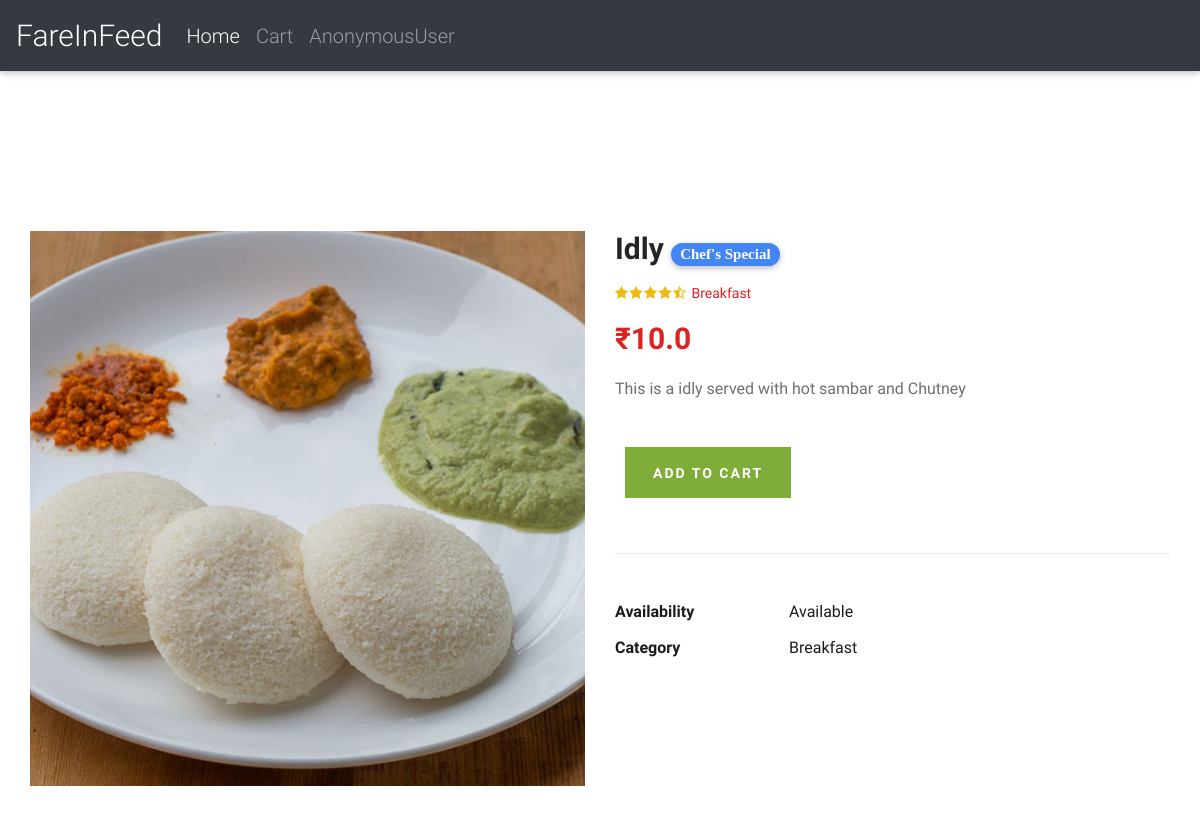
/product/ssqas/, run on the app's committed database.
### core/models.py (models this page shows, shortened)
class Item(models.Model):
    title = models.CharField(max_length=100)
    price = models.FloatField()
    discount_price = models.FloatField(blank=True, null=True)
    category = models.CharField(choices=CATEGORY_CHOICES, max_length=2)
    label = models.CharField(choices=LABEL_CHOICES, max_length=12, blank=True)
    slug = models.SlugField(
        help_text='Please enter the product name or any other uniquie no for this Product(without space)', verbose_name='Uniquie Id')
    description = models.TextField()
    availability = models.CharField(choices=AV, max_length=2)
    image = models.ImageField()
    class Meta:
        verbose_name = " Food Item"
        verbose_name_plural = " Food Items"
    def get_add_to_cart_url(self):
        return reverse("core:add-to-cart", kwargs={
            'slug': self.slug
        })

### core/views.py (the view)
# urls.py: path('product/<slug>/', ItemDetailView.as_view(), name='product'),
class ItemDetailView(DetailView):
    model = Item
    template_name = "product.html"

### templates/product.html (shortened to what this page needs)
{% extends "base.html" %} {% block content %}
<main class="">
    <section class="product-details spad">
        <div class="container">
            <div class="row">
                <div class="col-lg-6 col-md-6">
                    <div class="product__details__pic">
                        <div class="product__details__pic__item">
                            <img class="product__details__pic__item--large" src="{{ item.image.url }}" alt="">
                        </div>
                    </div>
                </div>
                <div class="col-lg-6 col-md-6">
                    <div class="product__details__text">
                        <h3 style="text-transform: capitalize;">{{ item.title }} {% if object.label%}
                            <span style="font-size:15px ; font-family: cursive; text-align: center;" class="badge badge-pill {{object.label}}-color">{{ object.get_label_display }}</span> {% endif %}</h3>
                        <div class="product__details__rating">
                            <i class="fa fa-star"></i>
                            <i class="fa fa-star"></i>
                            <i class="fa fa-star"></i>
                            <i class="fa fa-star"></i>
                            <i class="fa fa-star-half-o"></i>
                            <span>{{object.get_category_display}}</span>
                        </div>
                        <div class="product__details__price">{% if object.discount_price %}
                            <span class="mr-1">
                            <del> &#8377;{{ object.price }}</del>
                          </span>
                            <span> &#8377;{{ object.discount_price }}</span> {% else %}
                            <span> &#8377;{{ object.price }}</span> {% endif %}
                        </div>
                        <p>{{ object.description }}</p>
                        <a href="{{ object.get_add_to_cart_url }}" class="primary-btn">ADD TO CART</a>
                        <ul>
                            <li><b>Availability</b> <span>{{object.get_availability_display}}</span></li>
                            <li><b>Category</b> <span>{{object.get_category_display}}</span></li>
                        </ul>
                    </div>
                </div>
            </div>
        </div>
    </section>
</main>
{% endblock content %}

### static_in_env/css/style2.css (style rules this page uses)
html, body { height: 100%; font-family: "Cairo", sans-serif; -webkit-font-smoothing: antialiased; font-smoothing: antialiased; }
h1, h2, h3, h4, h5, h6 { margin: 0; color: #111111; font-weight: 400; font-family: "Cairo", sans-serif; }
h3 { font-size: 30px; }
p { font-size: 16px; font-family: "Cairo", sans-serif; color: #6f6f6f; font-weight: 400; line-height: 26px; margin: 0 0 15px 0; }
img { max-width: 100%; }
ul, ol { padding: 0; margin: 0; }
.spad { padding-top: 100px; padding-bottom: 100px; }
.primary-btn { display: inline-block; font-size: 14px; padding: 10px 28px 10px; color: #ffffff; text-transform: uppercase; font-weight: 700; background: #7fad39; letter-spacing: 2px; }
.product-details { padding-top: 80px; }
.product__details__pic__item { margin-bottom: 20px; }
.product__details__pic__item img { min-width: 100%; }
.product__details__text h3 { color: #252525; font-weight: 700; margin-bottom: 16px; }
.product__details__text .product__details__rating { font-size: 14px; margin-bottom: 12px; }
.product__details__text .product__details__rating i { margin-right: -2px; color: #EDBB0E; }
.product__details__text .product__details__rating span { color: #dd2222; margin-left: 4px; }
.product__details__text .product__details__price { font-size: 30px; color: #dd2222; font-weight: 600; margin-bottom: 15px; }
.product__details__text p { margin-bottom: 45px; }
.product__details__text .primary-btn { padding: 16px 28px 14px; margin-right: 6px; margin-bottom: 5px; }
.product__details__text ul { border-top: 1px solid #ebebeb; padding-top: 40px; margin-top: 50px; }
.product__details__text ul li { font-size: 16px; color: #1c1c1c; list-style: none; line-height: 36px; }
.product__details__text ul li b { font-weight: 700; width: 170px; display: inline-block; }
@media only screen and (min-width: 1200px) { .container { max-width: 1170px; } }

### data on the page
Item: image (picture), title "Idly", label "Chef's Special", category "Breakfast", price "10.0", description "This is a idly served with hot sambar and Chutney", availability "Available"

### other printed values
{{ request.user }} "AnonymousUser"
